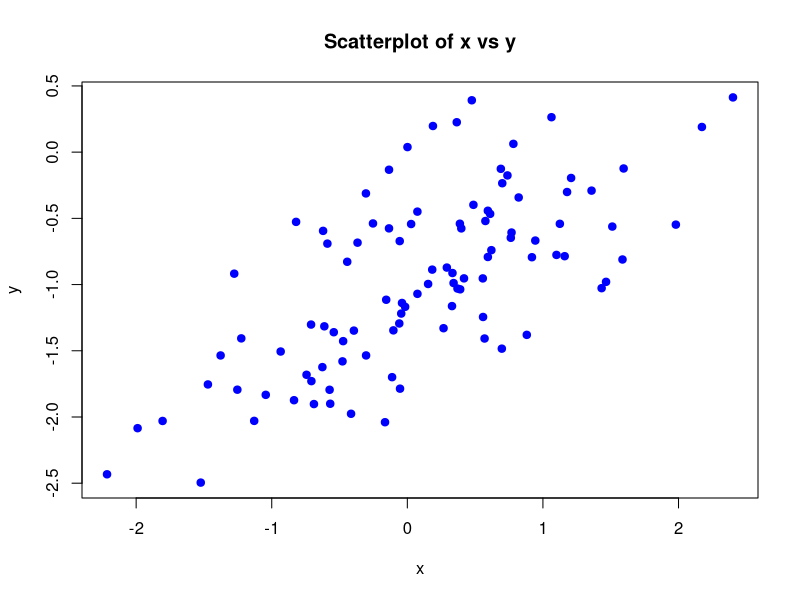
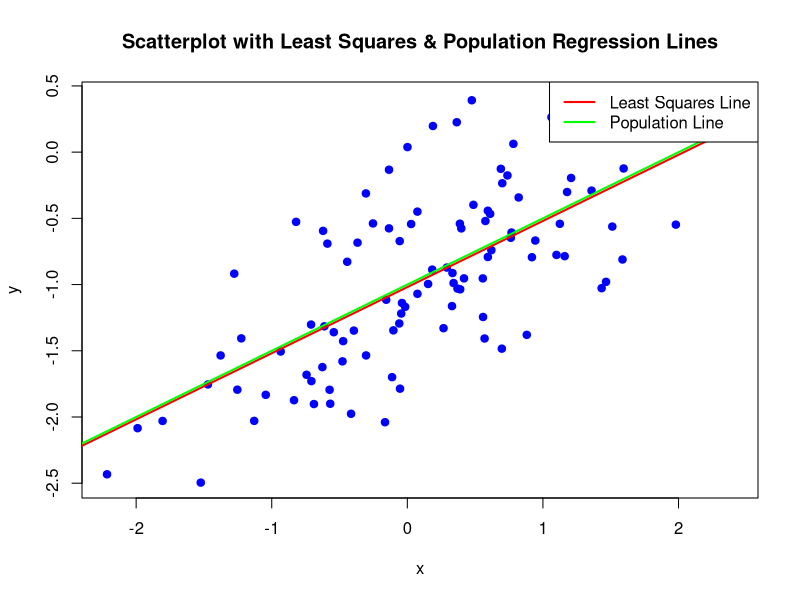
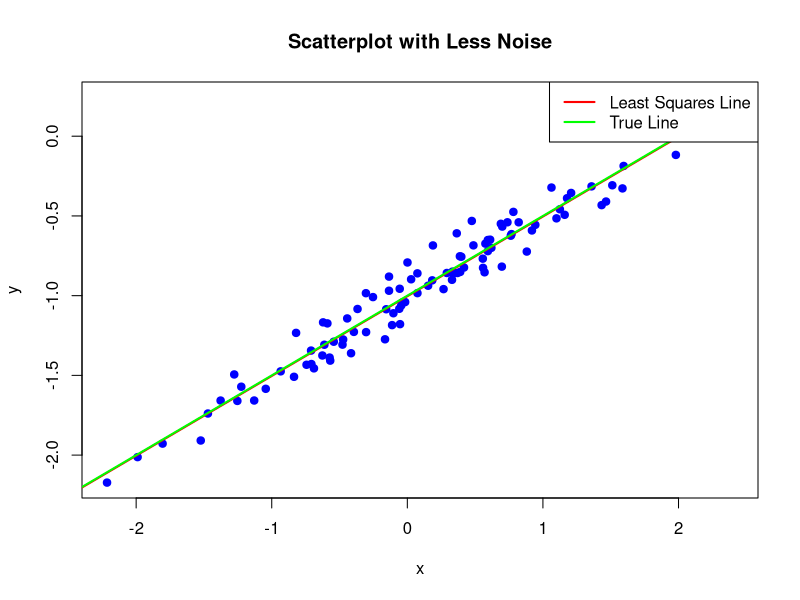
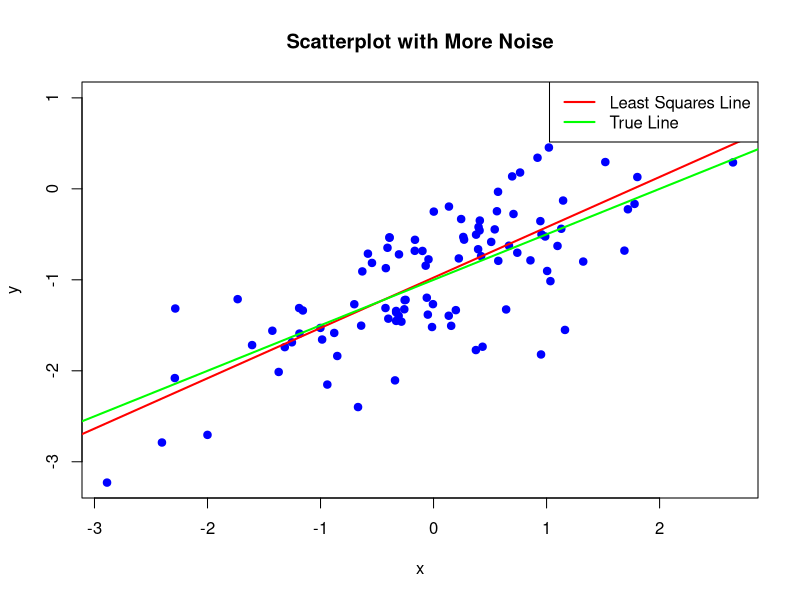

These figures' R source, in order:
## Question 7 - Problem 13

set.seed(1)

## (a) Using the rnorm() function, create a vector, x, containing 100
## observations drawn from a N(0, 1) distribution. This represents
## a feature, X.

x <- rnorm(100, mean = 0, sd = 1)

head(x) ## for verification

## (b) Using the rnorm() function, create a vector, eps, containing 100
## observations drawn from a N(0, 0.25) distribution—a normal
## distribution with mean zero and variance 0.25.

eps <- rnorm(100, mean = 0, sd = sqrt(0.25))

head(eps)

## (c) Using x and eps, generate a vector y according to the model
## Y = −1+0.5X + ϵ. (3.39)
## What is the length of the vector y? What are the values of β0
## and β1 in this linear model?

y <- -1 + 0.5 * x + eps

head(y)

length_y <- length(y)

print(paste("The length of y is:", length_y))

## (d) Create a scatterplot displaying the relationship between x and
## y. Comment on what you observe.

plot(x, y, main = "Scatterplot of x vs y",
     xlab = "x", ylab = "y", pch = 19, col = "blue")

## (e) Fit a least squares linear model to predict y using x. Comment
## on the model obtained. How do βˆ0 and βˆ1 compare to β0 and
## β1?

fit_model <- lm(y ~ x)

summary(fit_model)

## (f) Display the least squares line on the scatterplot obtained in (d).
## Draw the population regression line on the plot, in a different
## color. Use the legend() command to create an appropriate legend.

plot(x, y, main = "Scatterplot with Least Squares & Population Regression Lines",
     xlab = "x", ylab = "y", pch = 19, col = "blue")

abline(fit_model, col = "red", lwd = 2)

abline(a = -1, b = 0.5, col = "green", lwd = 2)

legend("topright", legend = c("Least Squares Line", "Population Line"),
       col = c("red", "green"), lwd = 2)

## (g) Now fit a polynomial regression model that predicts y using x
## and x2. Is there evidence that the quadratic term improves the
## model fit? Explain your answer.

poly_model <- lm(y ~ x + I(x^2))

summary(poly_model)

## (h) Repeat (a)–(f) after modifying the data generation process in
## such a way that there is less noise in the data. The model (3.39)
## should remain the same. You can do this by decreasing the variance of the normal distribution used to generate the error term
## ϵ in (b). Describe your results.
set.seed(1)

x <- rnorm(100)

eps <- rnorm(100, mean = 0, sd = 0.1) ## decreased standard deviation to 0.1

y <- -1 + 0.5*x + eps

length(y)

plot(x, y, main = "Scatterplot with Less Noise",
     xlab = "x", ylab = "y", pch = 19, col = "blue")

fit_model_less_noise <- lm(y ~ x)
summary(fit_model_less_noise)

abline(fit_model_less_noise, col = "red", lwd = 2)
abline(a = -1, b = 0.5, col = "green", lwd = 2)

legend("topright", legend = c("Least Squares Line", "True Line"),
       col = c("red", "green"), lwd = 2)

poly_model_less_noise <- lm(y ~ x + I(x^2))
summary(poly_model_less_noise)

## (i) Repeat (a)–(f) after modifying the data generation process in
## such a way that there is more noise in the data. The model
## (3.39) should remain the same. You can do this by increasing
## the variance of the normal distribution used to generate the
## error term ϵ in (b). Describe your results.

x <- rnorm(100)

eps <- rnorm(100, mean = 0, sd = 0.5)  ## increased standard deviation to 0.5

y <- -1 + 0.5*x + eps

length(y)

plot(x, y, main = "Scatterplot with More Noise",
     xlab = "x", ylab = "y", pch = 19, col = "blue")

fit_model_more_noise <- lm(y ~ x)
summary(fit_model_more_noise)

abline(fit_model_more_noise, col = "red", lwd = 2)

abline(a = -1, b = 0.5, col = "green", lwd = 2)

legend("topright", legend = c("Least Squares Line", "True Line"),
       col = c("red", "green"), lwd = 2)

poly_model_more_noise <- lm(y ~ x + I(x^2))
summary(poly_model_more_noise)

## (j) What are the confidence intervals for β0 and β1 based on the
## original data set, the noisier dataset, and the less noisy data
## set? Comment on your results.

## original data set
x_original <- rnorm(100)
eps_original <- rnorm(100, 0, 0.25)
y_original <- -1 + 0.5*x_original + eps_original

fit_original <- lm(y_original ~ x_original)

## noisier data set

x_noisy <- rnorm(100)
eps_noisy <- rnorm(100, 0, 0.5)
y_noisy <- -1 + 0.5*x_noisy + eps_noisy

fit_noisy <- lm(y_noisy ~ x_noisy)

## less noisy data set

x_less_noisy <- rnorm(100)
eps_less_noisy <- rnorm(100, 0, 0.1)
y_less_noisy <- -1 + 0.5*x_less_noisy + eps_less_noisy

fit_less_noisy <- lm(y_less_noisy ~ x_less_noisy)

## confidence intervals

confint(fit_original)
confint(fit_noisy)
confint(fit_less_noisy)
